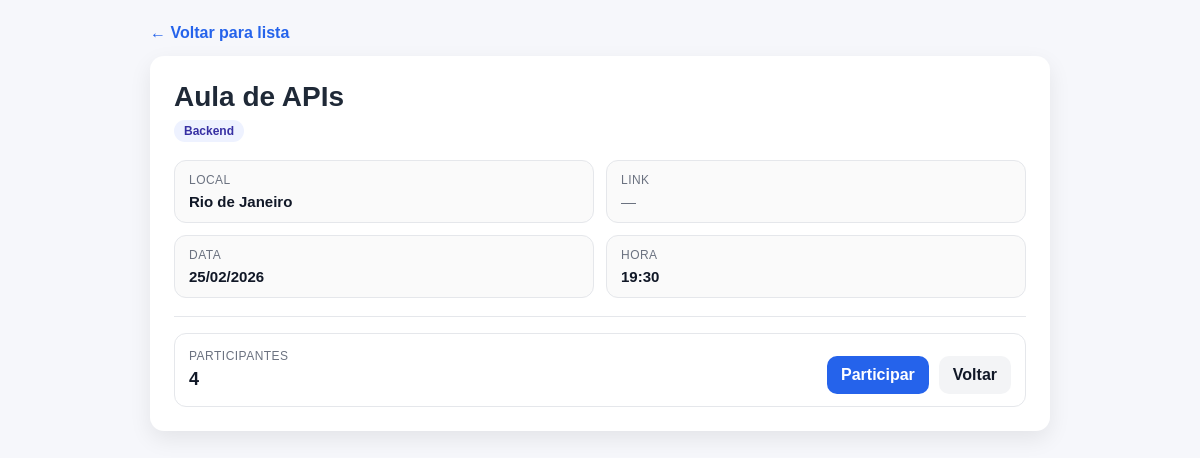
The page /eventos/1/ on the database as committed earlier.
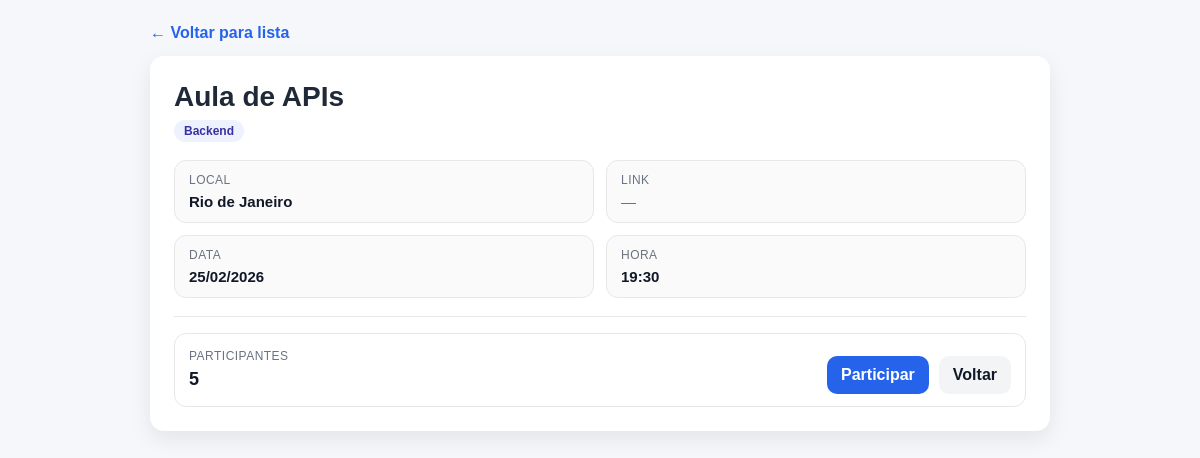
The same page on the database as committed later.
### agenda/models.py (models this page shows, shortened)
class Evento(models.Model):
    nome = models.CharField(max_length=256)
    local = models.CharField(max_length=256, blank=True)
    link = models.CharField(max_length=256, blank=True)
    data = models.DateField(blank=True, null=True)
    hora = models.TimeField(blank=True, null=True)
    quantidade_participantes = models.PositiveIntegerField(default=0)
    categoria = models.ForeignKey(
        Categoria,
        null=True,
        on_delete=models.SET_NULL
    )

class Categoria(models.Model):
    nome = models.CharField(max_length=256, unique=True)

### agenda/views.py (the view)
# urls.py: path("eventos/<int:id>/", views.exibir_evento, name="exibir_evento"),
def exibir_evento(request, id):
    evento = get_object_or_404(Evento, id=id)
    return render(request, "agenda/design/exibir_evento.html", {"evento": evento})

### agenda/templates/agenda/design/exibir_evento.html (shortened to what this page needs)
<!doctype html>
<html lang="pt-br">
<head>
</head>
<body>
  <div class="container">
    <div class="topbar">
      <a href="{% url 'listar_eventos' %}">← Voltar para lista</a>
    </div>
    <div class="card">
      <h1>{{ evento.nome }}</h1>
      <div class="subtitle">
        {% if evento.categoria %}
          <span class="badge">{{ evento.categoria.nome }}</span>
        {% else %}
          <span class="muted">Sem categoria</span>
        {% endif %}
      </div>
      <div class="grid">
        <div class="info">
          <div class="label">Local</div>
          <div class="value">
            {% if evento.local %}
              {{ evento.local }}
            {% else %}
              <span class="muted">—</span>
            {% endif %}
          </div>
        </div>
        <div class="info">
          <div class="label">Link</div>
          <div class="value">
            {% if evento.link %}
              <a href="{{ evento.link }}" target="_blank" rel="noopener">Acessar</a>
            {% else %}
              <span class="muted">—</span>
            {% endif %}
          </div>
        </div>
        <div class="info">
          <div class="label">Data</div>
          <div class="value">
            {% if evento.data %}
              {{ evento.data|date:"d/m/Y" }}
            {% else %}
              <span class="muted">A definir</span>
            {% endif %}
          </div>
        </div>
        <div class="info">
          <div class="label">Hora</div>
          <div class="value">
            {% if evento.hora %}
              {{ evento.hora|time:"H:i" }}
            {% else %}
              <span class="muted">A definir</span>
            {% endif %}
          </div>
        </div>
      </div>
      <div class="divider"></div>
      <div class="count">
        <div>
          <div class="label">Participantes</div>
          <div class="value"><strong>{{ evento.quantidade_participantes }}</strong></div>
        </div>
        <div class="actions">
          <a class="btn btn-primary" href="{% url 'participar_evento' evento.id %}">
            Participar
          </a>
          <a class="btn btn-ghost" href="{% url 'listar_eventos' %}">
            Voltar
          </a>
        </div>
      </div>
    </div>
  </div>
</body>
</html>

Rows that differ between the two databases and show on the page:
changed Evento "Aula de APIs": quantidade_participantes "4" → "5"
